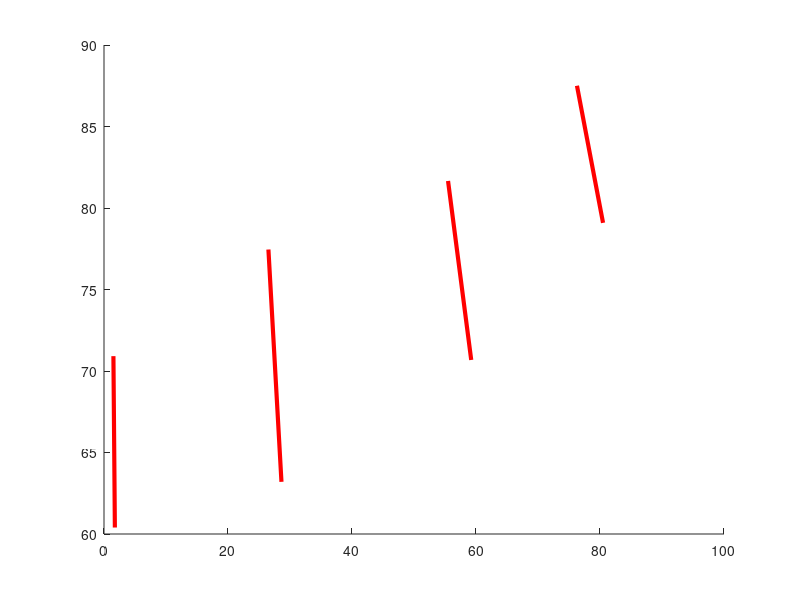
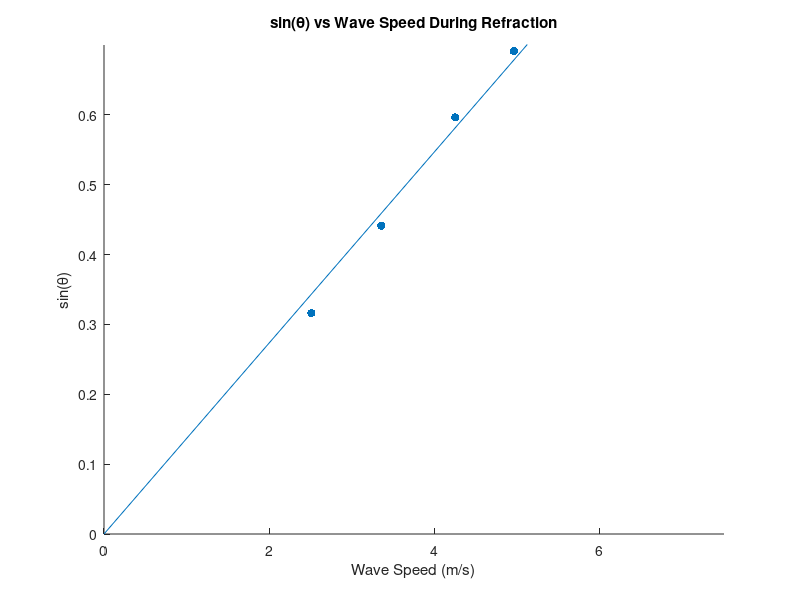

These figures' MATLAB source, in order:
clearvars

% [x_refract,y_refract]=ginput(8);
M=100;
N=100;
g=10;
refract_prof=@(x,y,M,N) 3*((2^(2/3)+0)-(x/M+y/N).^(2/3));
x_refract =[

    1.5187
    1.7523
   26.5187
   28.6215
   55.4907
   59.2290
   76.2850
   80.4907];
y_refract =[

   70.9112
   60.3972
   77.4533
   63.2009
   81.6589
   70.6776
   87.5000
   79.0888];
hold on
for i=1:4
    x1=x_refract(i*2-1);
    x2=x_refract(i*2);
    y1=y_refract(i*2-1);
    y2=y_refract(i*2);
    plot3([x1,x2],[y1,y2],[1;1],'r','LineWidth',3)
    angle(i)=atan((y2-y1)/(x2-x1));
    h(i)=refract_prof((x1+x2)/2,(y1+y2)/2,M,N);
    c(i)=sqrt(g*h(i));
end
figure
sintheta=sin(-pi/4-angle);
scatter(c,sintheta,'filled')
hold on
ylabel('sin(\theta)')
xlabel('Wave Speed (m/s)')
title('sin(\theta) vs Wave Speed During Refraction')
xlim([0,7.5])
ylim([0,.7])
m=c(:)\sintheta(:);
plot([0,7.5],m*[0,7.5])
RMSE=sqrt(sum((sintheta-m*c).^2)/4)
